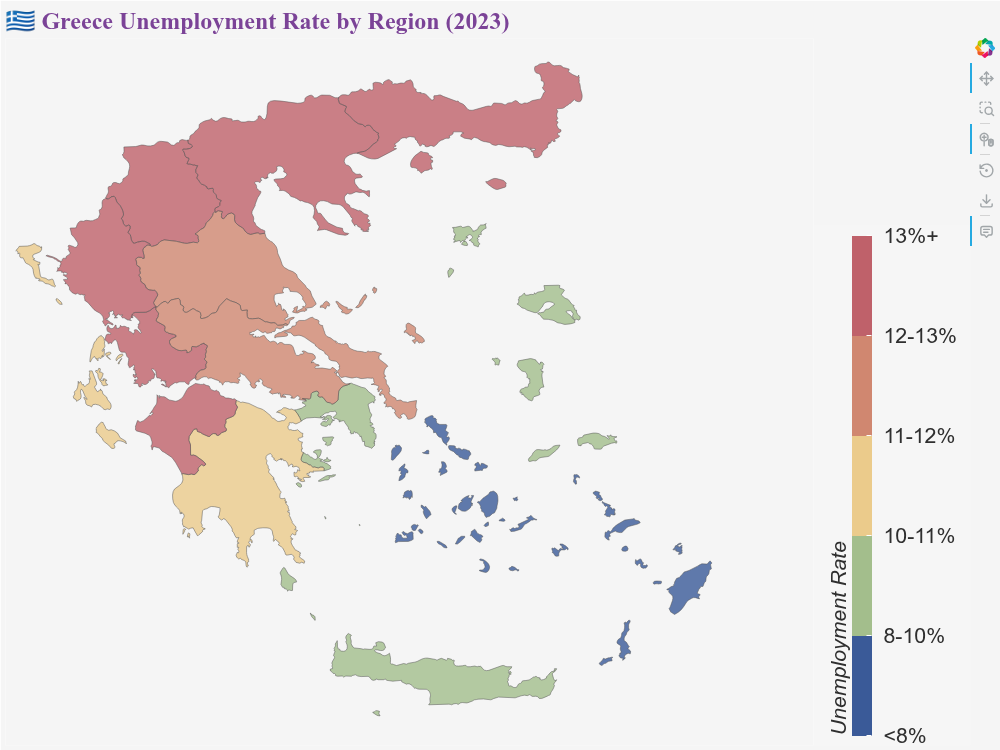

Write Python code to recreate this figure.
from bokeh_rocks import plot_country_choropleth, save_plot, show


"""
Greek regions unemployment rate (2023)
Greece has 13 administrative regions (Περιφέρειες)
"""
# Regional unemployment rates 2023 (from Eurostat)
# Source: Eurostat regional statistics
unemployment_data = {
    'Anatoliki Makedonia kai Thraki': 13.2,  # East Macedonia and Thrace
    'Kentriki Makedonia': 13.8,              # Central Macedonia
    'Dytiki Makedonia': 12.5,                 # West Macedonia
    'Ipeiros': 14.1,                          # Epirus
    'Thessalia': 11.9,                        # Thessaly
    'Ionioi Nisoi': 10.8,                     # Ionian Islands
    'Dytiki Ellada': 13.5,                    # West Greece
    'Stereá Elláda': 11.2,                    # Central Greece
    'Attiki': 9.4,                            # Attica (Athens region)
    'Peloponnisos': 10.5,                     # Peloponnese
    'Voreio Aigaio': 9.9,                     # North Aegean
    'Notio Aigaio': 7.1,                      # South Aegean
    'Kriti': 9.7                               # Crete
}

p = plot_country_choropleth(
    geojson_url="https://raw.githubusercontent.com/martynafford/natural-earth-geojson/master/10m/cultural/ne_10m_admin_1_states_provinces.json",
    data_dict=unemployment_data,
    value_col='unemployment',
    country_name='🇬🇷 Greece',
    palette= [ "#3A5A98",  "#A3BE8C", "#EBCB8B", "#D08770", "#BF616A" ],
    bin_edges=[0, 8, 10, 11, 12, 13, 15],
    bin_labels=["<8%", "8-10%", "10-11%", "11-12%", "12-13%", "13%+"],
    title="🇬🇷 Greece Unemployment Rate by Region (2023)",
    name_property='name',
    legend_title='Unemployment Rate',
    tooltip_label='Unemployment',
    value_format='{0.1}%',
    width=1000,
    height=750,
    bounds=(19.5, 34.5, 29.5, 42.0)  # Manual bounds for Greece
)

show(p)
save_plot(p, "output/geo_10")
